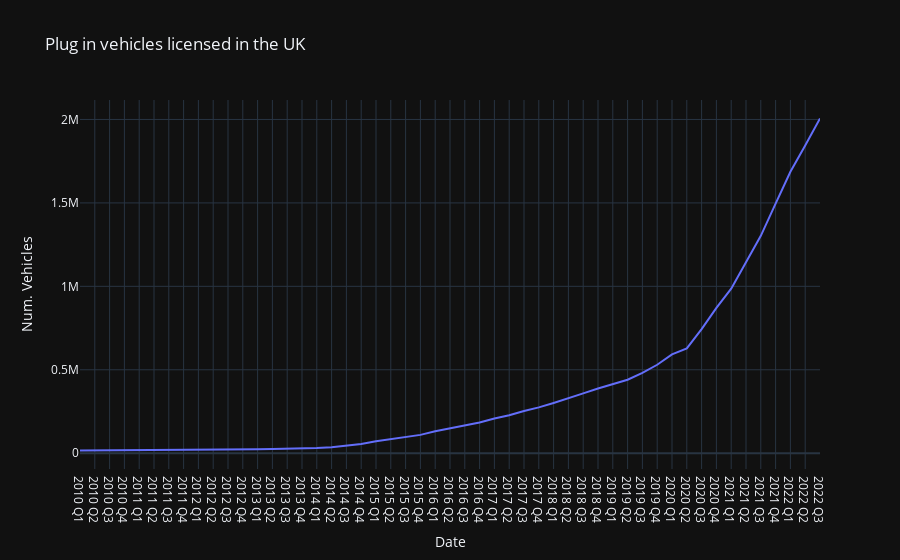

Notebook code for this chart:
### Code cell
fig = px.line(piv_df_grouped, x=piv_df_grouped.index, y="Total", title='Plug in vehicles licensed in the UK', template='plotly_dark', 
                            labels={
                     "date_stripped": "Date",
                     "Total": "Num. Vehicles",
                 }) # This is all vehicles - HGV, Buses, motorbikes, cars
fig.show()

### Figure 1 — Plotly figure (JSON) as saved in the notebook; plotly's stock layout.template omitted (floating-point values rounded to 4 significant figures)
{"data": [{"hovertemplate": "Date=%{x}<br>Num. Vehicles=%{y}<extra></extra>", "legendgroup": "", "line": {"color": "#636efa", "dash": "solid"}, "marker": {"symbol": "circle"}, "mode": "lines", "name": "", "orientation": "v", "showlegend": false, "type": "scatter", "x": ["2010 Q1", "2010 Q2", "2010 Q3", "2010 Q4", "2011 Q1", "2011 Q2", "2011 Q3", "2011 Q4", "2012 Q1", "2012 Q2", "2012 Q3", "2012 Q4", "2013 Q1", "2013 Q2", "2013 Q3", "2013 Q4", "2014 Q1", "2014 Q2", "2014 Q3", "2014 Q4", "2015 Q1", "2015 Q2", "2015 Q3", "2015 Q4", "2016 Q1", "2016 Q2", "2016 Q3", "2016 Q4", "2017 Q1", "2017 Q2", "2017 Q3", "2017 Q4", "2018 Q1", "2018 Q2", "2018 Q3", "2018 Q4", "2019 Q1", "2019 Q2", "2019 Q3", "2019 Q4", "2020 Q1", "2020 Q2", "2020 Q3", "2020 Q4", "2021 Q1", "2021 Q2", "2021 Q3", "2021 Q4", "2022 Q1", "2022 Q2", "2022 Q3"], "xaxis": "x", "y": [15980, 16310, 15902, 16046, 16892, 17576, 17730, 17896, 18478, 19916, 20848, 22330, 23378, 24758, 25974, 27792, 31168, 35920, 45384, 55832, 72028, 83344, 95858, 109748, 131850, 148432, 168202, 183988, 208132, 227534, 253158, 274648, 301150, 327764, 358344, 387832, 415742, 440476, 481210, 529990, 592168, 628266, 743512, 870998, 986276, 1141054, 1302632, 1495790, 1686476, 1843810, 2006144], "yaxis": "y"}], "layout": {"legend": {"tracegroupgap": 0}, "title": {"text": "Plug in vehicles licensed in the UK"}, "xaxis": {"anchor": "y", "domain": [0, 1], "title": {"text": "Date"}}, "yaxis": {"anchor": "x", "domain": [0, 1], "title": {"text": "Num. Vehicles"}}}}
